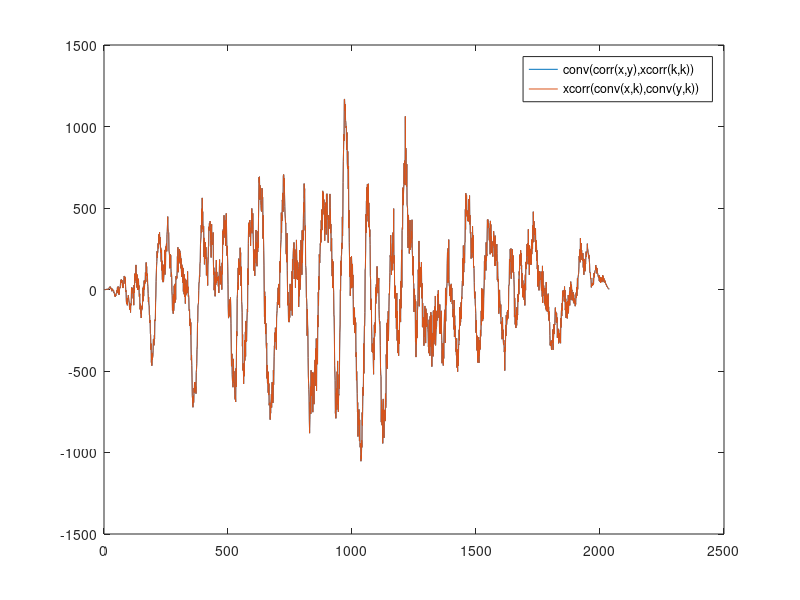

MATLAB code to generate this figure:
% This script just demonstrates that taking the covariance of two 
% fir-filtered mean-subtracted signals is the same thing as taking the
% convolution of the covariance of the raw signals with the autocorrelation
% of the filter.  woo.

x=randn(1,1000);
y=randn(1,1000);
k=rand(1,20);


plot(conv(xcov(x,y),xcorr(k,k)));
hold all;
plot(xcov(conv(x-mean(x),k),conv(y-mean(y),k)))


legend('conv(corr(x,y),xcorr(k,k))','xcorr(conv(x,k),conv(y,k))')